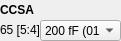
    <widget class="QWidget" name="widget_5" native="true">
     <property name="geometry">
      <rect>
       <x>470</x>
       <y>20</y>
       <width>121</width>
       <height>41</height>
      </rect>
     </property>
     <widget class="QLabel" name="label_487">
      <property name="geometry">
       <rect>
        <x>0</x>
        <y>0</y>
        <width>121</width>
        <height>20</height>
       </rect>
      </property>
      <property name="font">
       <font>
        <weight>75</weight>
        <bold>true</bold>
       </font>
      </property>
      <property name="text">
       <string>CCSA</string>
      </property>
     </widget>
     <widget class="QLabel" name="addr_CCSA">
      <property name="geometry">
       <rect>
        <x>0</x>
        <y>20</y>
        <width>101</width>
        <height>20</height>
       </rect>
      </property>
      <property name="text">
       <string>65 [5:4]</string>
      </property>
     </widget>
     <widget class="QComboBox" name="comboBox_CCSA">
      <property name="geometry">
       <rect>
        <x>40</x>
        <y>20</y>
        <width>81</width>
        <height>21</height>
       </rect>
      </property>
      <item>
       <property name="text">
        <string>200 fF (01)</string>
       </property>
      </item>
      <item>
       <property name="text">
        <string>180 fF (00)</string>
       </property>
      </item>
      <item>
       <property name="text">
        <string>200 fF (10)</string>
       </property>
      </item>
      <item>
       <property name="text">
        <string>220 fF (11)</string>
       </property>
      </item>
     </widget>
    </widget>
